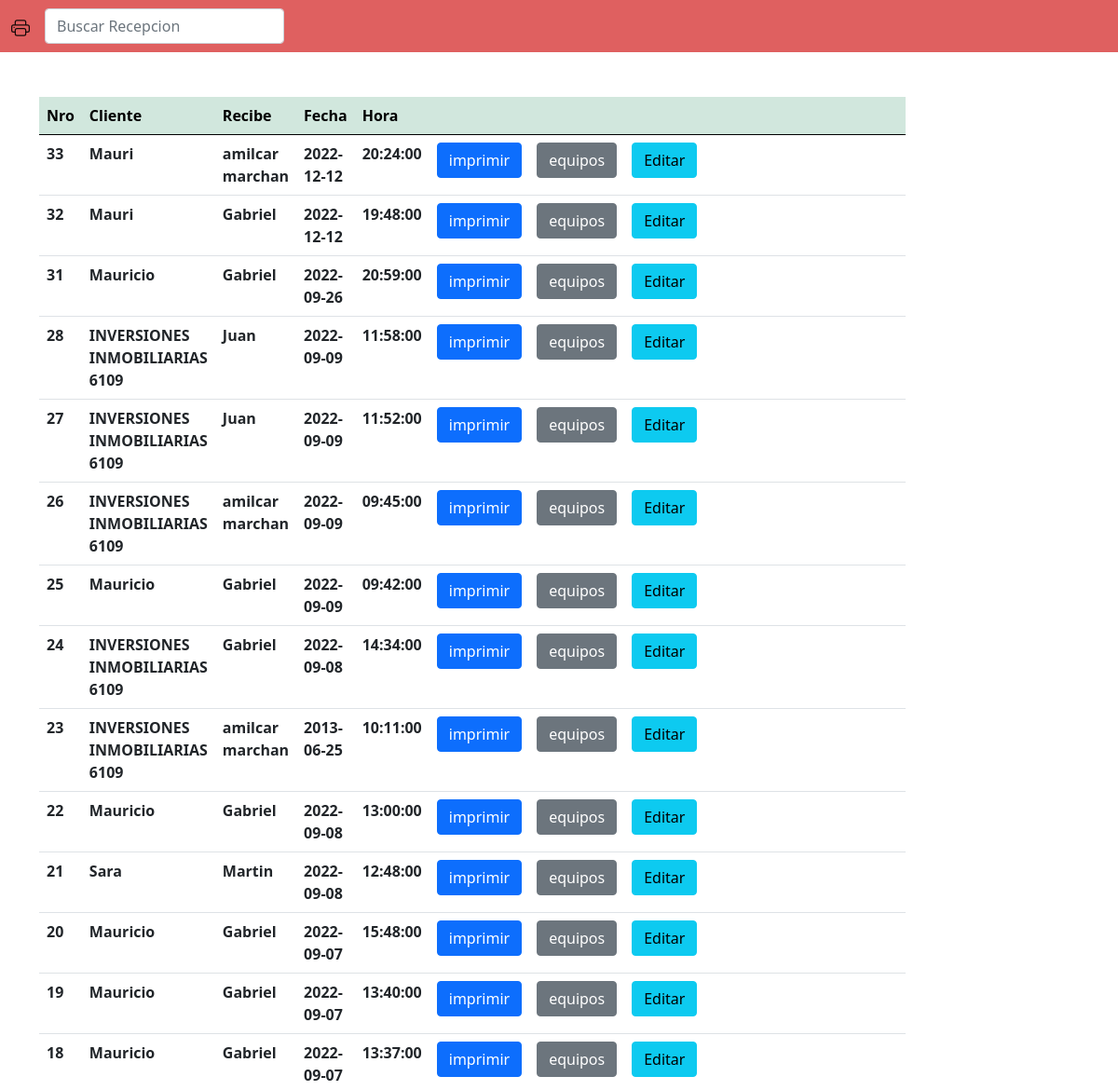
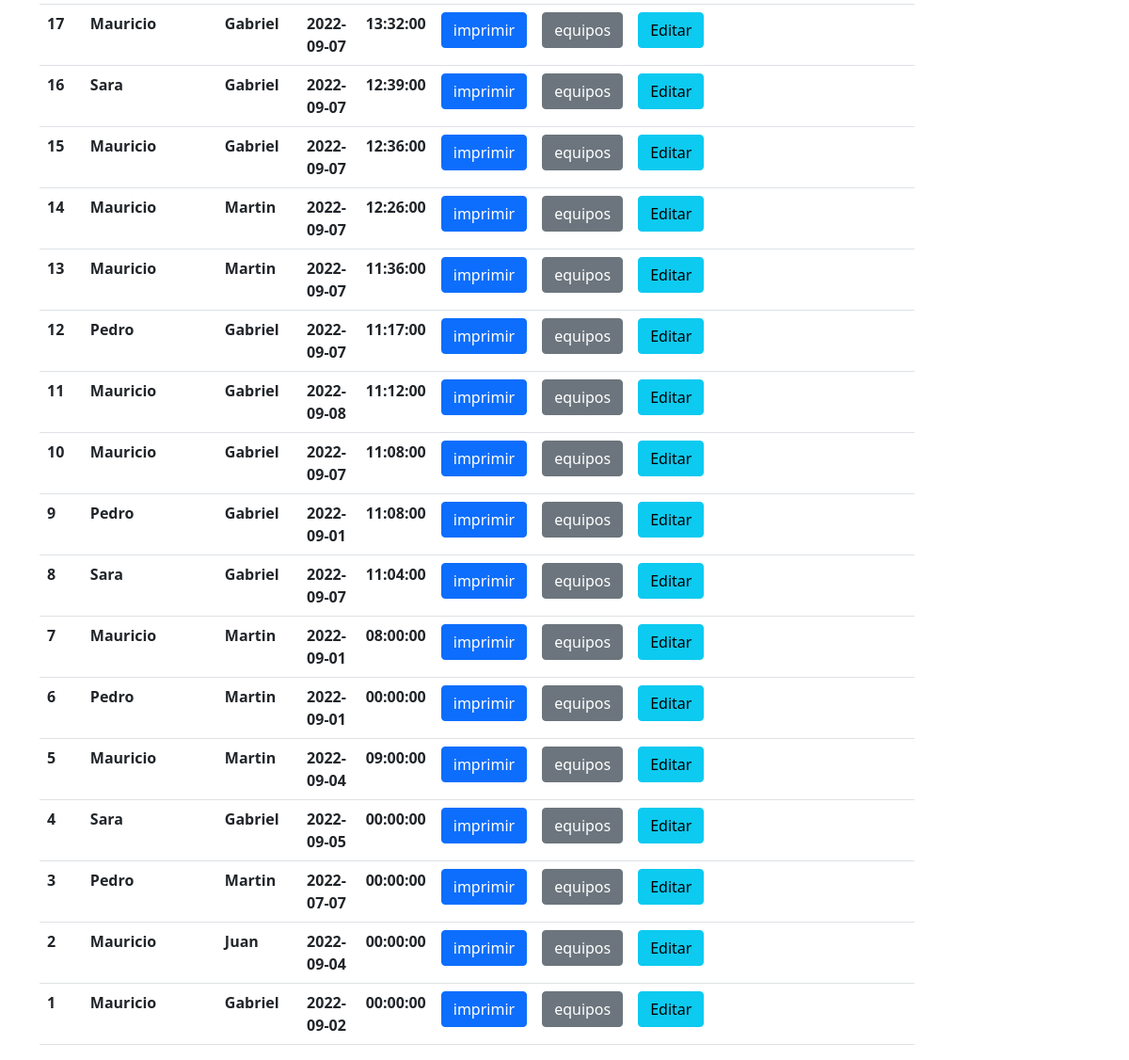
Screenshot of /listado.php with the database file from the repository (2 pictures, top to bottom).
### tables this page shows
CREATE TABLE `alumno` (
  `numero_servicio` int(11) NOT NULL,
  `asociadocliente` varchar(15) NOT NULL,
  `asociadorecibe` bigint(8) NOT NULL,
  `fecha` date NOT NULL,
  `hora` time NOT NULL
);

CREATE TABLE `cliente` (
  `id` int(11) NOT NULL,
  `rif_ced` varchar(15) NOT NULL,
  `cliente` varchar(255) NOT NULL,
  `contacto` varchar(255) NOT NULL,
  `direccion` varchar(255) NOT NULL,
  `email` varchar(255) NOT NULL,
  `telefono` bigint(11) NOT NULL
);

CREATE TABLE `recibe` (
  `id` int(11) NOT NULL,
  `nombre` varchar(255) NOT NULL,
  `cedula` bigint(8) NOT NULL,
  `direccion` varchar(255) NOT NULL,
  `telefono` bigint(11) NOT NULL
);

### listado.php (the view, shortened to what this page needs)
<?php
    $con=conectar();
    $sql="SELECT *  FROM alumno ORDER BY numero_servicio DESC";
    $query=mysqli_query($con,$sql);
?>
<!DOCTYPE html>
<html lang="en">
    <head>
        <link href="https://cdn.jsdelivr.net/npm/bootstrap@5.0.0-beta1/dist/css/bootstrap.min.css" rel="stylesheet">
        <link rel="stylesheet" href="style.css">
    </head>
    <body>
    <nav class="navbar navbar-expand-lg navbar-light" id="navTop">
            <div class="container-fluid">
              <a class="navbar-brand" href="#">
              </a>
              <div class="collapse navbar-collapse" id="navbarSupportedContent">
                <form class="d-flex">
                  <input class="form-control" type="text" id="myInput"  placeholder="Buscar Recepcion" title="Type in a name" onkeyup="myFunctionSearch()">
                </form>
              </div>
            </div>
    </nav>
            <div class="container mt-5" >
                    <div class="row">
                        <div class="col-md-8" >
                            <table class="table" >
                                <thead class="table-success table-striped">
                                    <tr>
                                        <th>Nro</th>
                                        <th>Cliente</th>
                                        <th>Recibe</th>
                                        <th>Fecha</th>
                                        <th>Hora</th>
                                        <th></th>
                                        <th></th>
                                        <th></th>
                                        <th></th>
                                    </tr>
                                </thead>
                                <tbody class="col-md-3"  id="myUL">
                                        <?php
                                            while($row=mysqli_fetch_array($query)){
                                        ?>
                                            <tr>
                                                <th><div><?php  echo $row['numero_servicio']?></div></th>
                                                <th>
                                                    <?php
                                                        $let = $row['asociadocliente'];
                                                        $sql3 = "SELECT * FROM cliente WHERE rif_ced = '$let'";
                                                        $query3 = mysqli_query($con,$sql3);
                                                            while($row2=mysqli_fetch_array($query3)){
                                                    ?>
                                                        <?php echo $row2['cliente']?>
                                                    <?php
                                                        }
                                                    ?>
                                                </th>
                                                <th>
                                                    <?php
                                                        $let2 = $row['asociadorecibe'];
                                                        $sql5 = "SELECT * FROM recibe WHERE cedula = '$let2'";
                                                        $query5 = mysqli_query($con,$sql5);
                                                            while($row3=mysqli_fetch_array($query5)){
                                                    ?>
                                                        <?php echo $row3['nombre']?>
                                                    <?php
                                                        }
                                                    ?>
                                                </th>
                                                <th><?php  echo $row['fecha']?></th>
                                                <th><?php  echo $row['hora']?></th>
                                                <th><a href="imprimir.php?id3=<?php echo $row['asociadorecibe']?>&id2=<?php echo $row['asociadocliente']?>&id=<?php echo $row['numero_servicio']?>" class="btn btn-primary">imprimir</a></th>
                                                <th><a href="insertar_equip.php?id4=<?php echo $row['asociadorecibe']?>&id3=<?php  echo $row['fecha']?>&id2=<?php echo $row['asociadocliente']?>&id=<?php echo $row['numero_servicio']?>" class="btn btn-secondary">equipos</a></th>
                                                <th><a href="actualizar.php?id=<?php echo $row['numero_servicio'] ?>" class="btn btn-info">Editar</a></th>
                                                <th><object data="modal.php?id=<?php echo $row['numero_servicio']?>" style="width: 200%; height: 170px; padding-right: 200px"></object></th>
                                            </tr>
                                        <?php
                                            }
                                        ?>
                                </tbody>
                            </table>
                        </div>
                    </div>
            </div>
    </body>
</html>

### style.css (style rules this page uses)
nav { background-color: rgb(223, 96, 96); }

### rows the page displays
alumno: numero_servicio "33", fecha "2022-12-12", hora "20:24:00"
cliente: cliente "Mauri"
recibe: nombre "amilcar marchan"
alumno: numero_servicio "32", fecha "2022-12-12", hora "19:48:00"
recibe: nombre "Gabriel"
alumno: numero_servicio "31", fecha "2022-09-26", hora "20:59:00"
cliente: cliente "Mauricio"
alumno: numero_servicio "28", fecha "2022-09-09", hora "11:58:00"
cliente: cliente "INVERSIONES INMOBILIARIAS 6109"
recibe: nombre "Juan"
alumno: numero_servicio "27", fecha "2022-09-09", hora "11:52:00"
alumno: numero_servicio "26", fecha "2022-09-09", hora "09:45:00"
alumno: numero_servicio "25", fecha "2022-09-09", hora "09:42:00"
alumno: numero_servicio "24", fecha "2022-09-08", hora "14:34:00"
alumno: numero_servicio "23", fecha "2013-06-25", hora "10:11:00"
alumno: numero_servicio "22", fecha "2022-09-08", hora "13:00:00"
alumno: numero_servicio "21", fecha "2022-09-08", hora "12:48:00"
cliente: cliente "Sara"
recibe: nombre "Martin"
alumno: numero_servicio "20", fecha "2022-09-07", hora "15:48:00"
alumno: numero_servicio "19", fecha "2022-09-07", hora "13:40:00"
alumno: numero_servicio "18", fecha "2022-09-07", hora "13:37:00"
alumno: numero_servicio "17", fecha "2022-09-07", hora "13:32:00"
alumno: numero_servicio "16", fecha "2022-09-07", hora "12:39:00"
alumno: numero_servicio "15", fecha "2022-09-07", hora "12:36:00"
alumno: numero_servicio "14", fecha "2022-09-07", hora "12:26:00"
alumno: numero_servicio "13", fecha "2022-09-07", hora "11:36:00"
alumno: numero_servicio "12", fecha "2022-09-07", hora "11:17:00"
cliente: cliente "Pedro"
alumno: numero_servicio "11", fecha "2022-09-08", hora "11:12:00"
alumno: numero_servicio "10", fecha "2022-09-07", hora "11:08:00"
alumno: numero_servicio "9", fecha "2022-09-01", hora "11:08:00"
alumno: numero_servicio "8", fecha "2022-09-07", hora "11:04:00"
alumno: numero_servicio "7", fecha "2022-09-01", hora "08:00:00"
alumno: numero_servicio "6", fecha "2022-09-01", hora "00:00:00"
alumno: numero_servicio "5", fecha "2022-09-04", hora "09:00:00"
alumno: numero_servicio "4", fecha "2022-09-05", hora "00:00:00"
alumno: numero_servicio "3", fecha "2022-07-07", hora "00:00:00"
alumno: numero_servicio "2", fecha "2022-09-04", hora "00:00:00"
alumno: numero_servicio "1", fecha "2022-09-02", hora "00:00:00"
